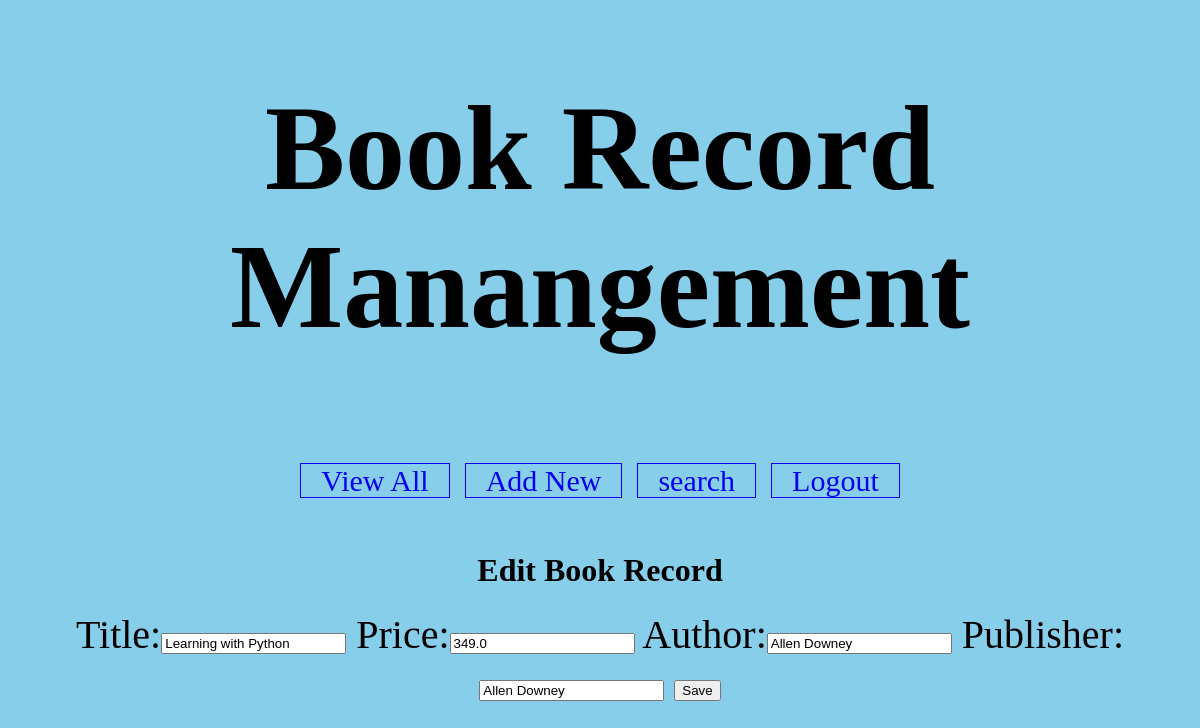
The app's page /BRMapp/edit-book?bookid=10 (signed in) with its own data.
### BRMapp/models.py (models this page shows)
class Book(models.Model):
    title=models.CharField(max_length=100)
    price=models.FloatField()
    author=models.CharField(max_length=100)
    publisher=models.CharField(max_length=100)

### BRMapp/views.py (the view)
# urls.py: url('edit-book',views.editBook),
@login_required(login_url="/BRMapp/login/")
def editBook(request):
    book=models.Book.objects.get(id=request.GET['bookid'])
    fields={'title':book.title,'price':book.price,'author':book.author,'publisher':book.publisher}
    form=NewBookForm(initial=fields)
    res=render(request,'BRMapp/edit_book.html',{'form':form,'book':book})
    return res

### BRMapp/forms.py
class NewBookForm(forms.Form):
    title=forms.CharField(label='Title',max_length=100)
    price=forms.FloatField(label='Price')
    author=forms.CharField(label='Author')
    publisher=forms.CharField(label='Publisher')

### templates/BRMapp/edit_book.html (shortened to what this page needs)
<!DOCTYPE html>
{% load static %}
<html>
 <head>
   <link rel="stylesheet" href="{% static 'css/BRMstyle.css' %}">
 </head>
<body>
   <div id="header">
    <h1> Book Record Manangement </h1>
    <div id="nav">
      <a href="/BRMapp/view-books">View All</a>
      <a href="/BRMapp/new-book">Add New</a>
      <a href="/BRMapp/search-book">search</a>
      <a href="/BRMapp/logout">Logout</a>
    </div>
   </div>
<div id="main">
  <h1> Edit Book Record </h1>
  <form action="/BRMapp/edit" method="post">
  {{form}}
  <input type="submit" value="Save">
  </form>
</div>
</body>
</html>

### static/css/BRMstyle.css (style rules this page uses)
body { background-color:skyblue; margin: 0px 0px 0px 0px; font-family: "calibri" }
#header { padding-bottom:20px; text-align:center; font-size:60px; }
#nav { width:60%; margin:auto; }
#nav a { width:500px; border:solid 0.5px; font-size:30px; text-decoration:none; padding-left:20px; padding-right:20px; }
#main { margin:auto; text-align:center; padding:5px; padding-top:5px; }
#main h2 , #main form { text-align:center; font-size:40px; }

### records on screen
Book: title "Learning with Python", price "349.0", author "Allen Downey", publisher "Allen Downey"
